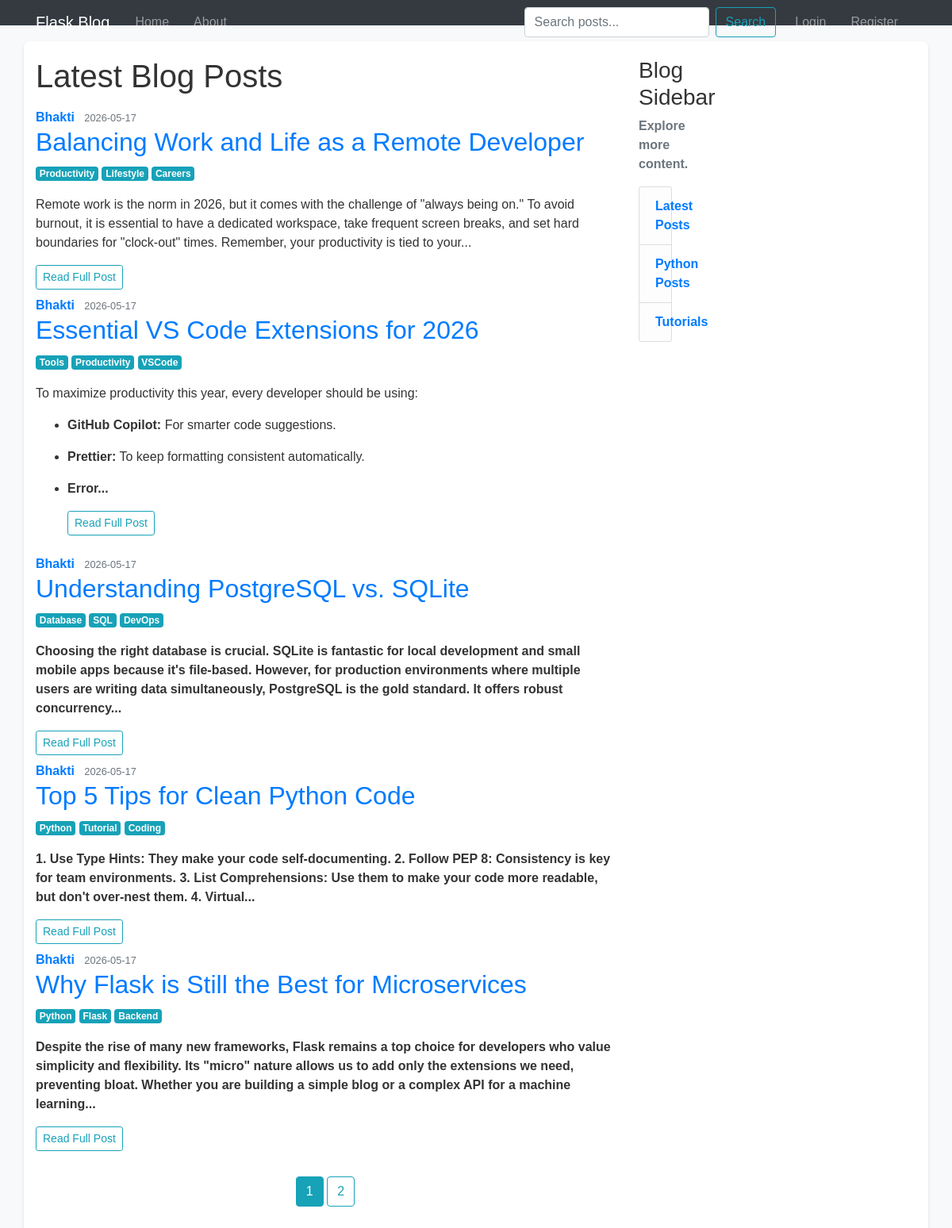
The page /home on the database its author committed.
### flaskblog/models.py (models this page shows, shortened)
class Post(db.Model):
    id = db.Column(db.Integer, primary_key=True)
    title = db.Column(db.String(100), nullable=False)
    date_posted = db.Column(db.DateTime, nullable=False, default=datetime.now)
    content = db.Column(db.Text, nullable=False)
    user_id = db.Column(db.Integer, db.ForeignKey('user.id'), nullable=False)
    tags = db.relationship('Tag', secondary=post_tags, backref=db.backref('posts', lazy='dynamic'))
    comments = db.relationship('Comment', backref='post', lazy=True, cascade="all, delete-orphan")

class User(db.Model, UserMixin):
    id = db.Column(db.Integer, primary_key=True)
    username = db.Column(db.String(20), unique=True, nullable=False)
    email = db.Column(db.String(120), unique=True, nullable=False)
    image_file = db.Column(db.String(20), nullable=False, default='default.jpg')
    password = db.Column(db.String(60), nullable=False)
    posts = db.relationship('Post', backref='author', lazy=True)
    comments = db.relationship('Comment', backref='author', lazy=True)

class Tag(db.Model):
    id = db.Column(db.Integer, primary_key=True)
    name = db.Column(db.String(50), unique=True, nullable=False)

### flaskblog/routes.py (the view)
@app.route("/")
@app.route("/home")
def home():
    page = request.args.get('page', 1, type=int)
    posts = Post.query.order_by(Post.date_posted.desc()).paginate(page=page, per_page=5)
    return render_template('home.html', posts=posts)

### flaskblog/templates/home.html
{% extends "layout.html" %}
{% block content %}
    <h1 class="mb-3">Latest Blog Posts</h1>
    {% for post in posts.items %}
        <article class="media content-section">
          <div class="media-body">
            <div class="article-metadata">
              <a class="mr-2 font-weight-bold" href="#">{{ post.author.username }}</a>
              <small class="text-muted">{{ post.date_posted.strftime('%Y-%m-%d') }}</small>
            </div>
            <h2><a class="article-title" href="{{ url_for('post', post_id=post.id) }}">{{ post.title }}</a></h2>
            <div class="mb-2">
                {% for tag in post.tags %}
                    <a class="badge badge-info" href="{{ url_for('tag_posts', tag_name=tag.name) }}">{{ tag.name }}</a>
                {% endfor %}
            </div>
            <p class="article-content text-dark">{{ post.content | safe | truncate(300) }}</p>
            <a class="btn btn-outline-info btn-sm mb-2" href="{{ url_for('post', post_id=post.id) }}">Read Full Post</a>
          </div>
        </article>
    {% endfor %}
    <div class="mt-4 text-center">
        {% for page_num in posts.iter_pages(left_edge=1, right_edge=1, left_current=1, right_current=2) %}
          {% if page_num %}
            {% if posts.page == page_num %}
              <a class="btn btn-info mb-4" href="{{ url_for('home', page=page_num) }}">{{ page_num }}</a>
            {% else %}
              <a class="btn btn-outline-info mb-4" href="{{ url_for('home', page=page_num) }}">{{ page_num }}</a>
            {% endif %}
          {% else %}
            ...
          {% endif %}
        {% endfor %}
    </div>
{% endblock content %}

### flaskblog/static/main.css (style rules this page uses)
body { background-color: #f8f9fa; font-family: Arial, sans-serif; color: #333; }

### rows shown on the page
Post: author.username "Bhakti", date_posted "2026-05-17", title "Balancing Work and Life as a Remote Developer", content "Remote work is the norm in 2026, but it comes with the challenge of \"always being on.\" To avoid burnout, it is essential to have a dedicated workspace, take frequent screen breaks, and set hard boundaries for \"clock-out\" times. Remember, your productivity is tied to your..."
Tag: name "Productivity"
Tag: name "Lifestyle"
Tag: name "Careers"
Post: author.username "Bhakti", date_posted "2026-05-17", title "Essential VS Code Extensions for 2026", content "To maximize productivity this year, every developer should be using: GitHub Copilot: For smarter code suggestions. Prettier: To keep formatting consistent automatically. Error..."
Tag: name "Tools"
Tag: name "VSCode"
Post: author.username "Bhakti", date_posted "2026-05-17", title "Understanding PostgreSQL vs. SQLite", content "Choosing the right database is crucial. SQLite is fantastic for local development and small mobile apps because it's file-based. However, for production environments where multiple users are writing data simultaneously, PostgreSQL is the gold standard. It offers robust concurrency..."
Tag: name "Database"
Tag: name "SQL"
Tag: name "DevOps"
Post: author.username "Bhakti", date_posted "2026-05-17", title "Top 5 Tips for Clean Python Code", content "1. Use Type Hints: They make your code self-documenting. 2. Follow PEP 8: Consistency is key for team environments. 3. List Comprehensions: Use them to make your code more readable, but don't over-nest them. 4. Virtual..."
Tag: name "Python"
Tag: name "Tutorial"
Tag: name "Coding"
Post: author.username "Bhakti", date_posted "2026-05-17", title "Why Flask is Still the Best for Microservices", content "Despite the rise of many new frameworks, Flask remains a top choice for developers who value simplicity and flexibility. Its \"micro\" nature allows us to add only the extensions we need, preventing bloat. Whether you are building a simple blog or a complex API for a machine learning..."
Tag: name "Flask"
Tag: name "Backend"

### other values the page prints
{{ page_num }} "1"
{{ page_num }} "2"
